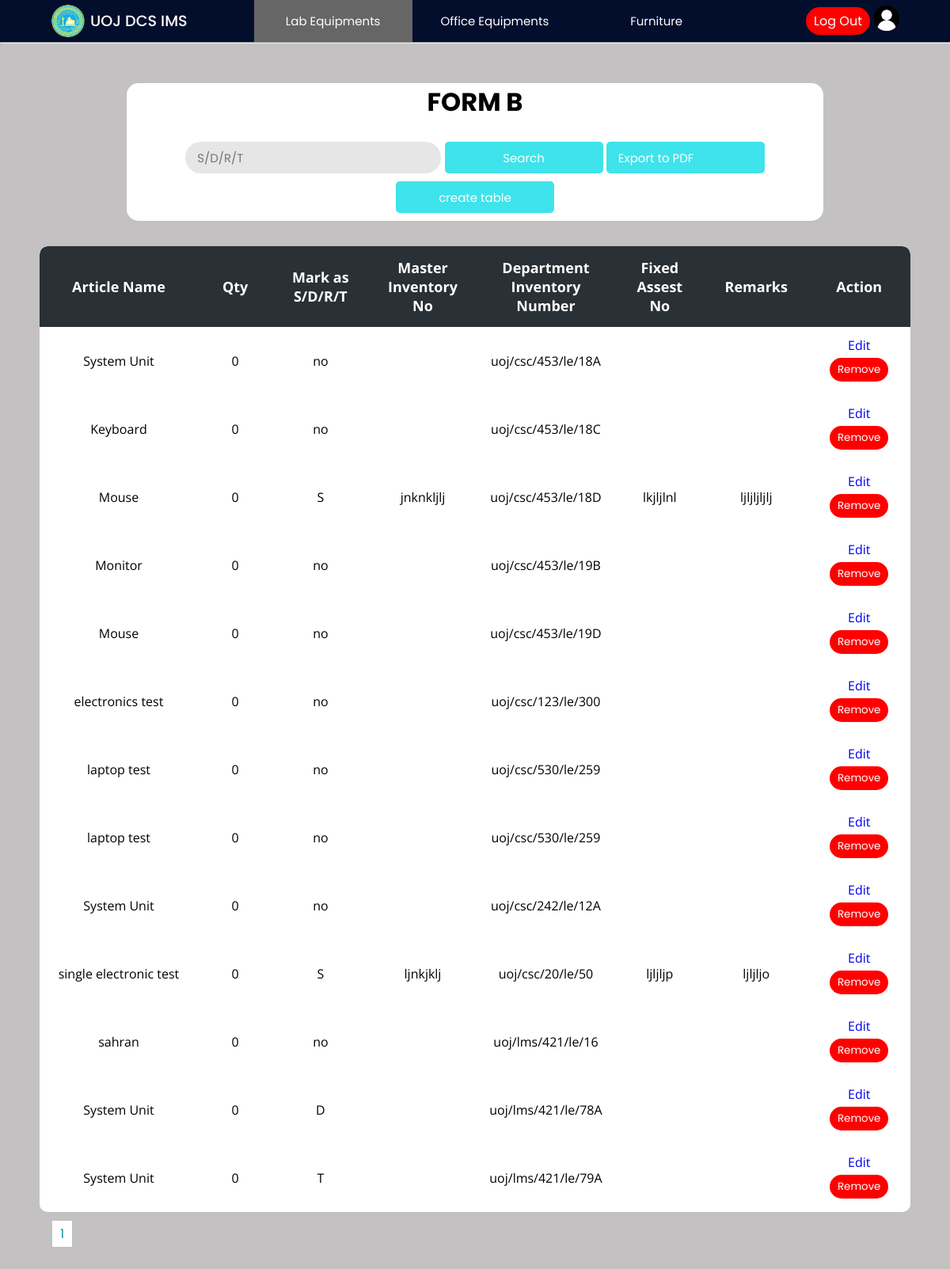
/Project/lab/labForm_B.php (signed in), run on the app's committed database.
### tables this page shows
CREATE TABLE `formb_table` (
  `article` varchar(200) NOT NULL,
  `quantity` int(11) NOT NULL,
  `sdrt` varchar(3) NOT NULL,
  `master_inventory_no` varchar(50) NOT NULL,
  `dept_Inventory_no` varchar(50) NOT NULL,
  `fixed_asset_no` varchar(50) NOT NULL,
  `remarks` varchar(200) NOT NULL
);

### Project/lab/labForm_B.php (the view, shortened to what this page needs)
<?php
include("../config/connection.php");
$rowsPerPage = 10;
$totalRows = mysqli_num_rows(mysqli_query($con, "SELECT * FROM invoice"));
$totalPages = ceil($totalRows / $rowsPerPage);
if (isset($_GET['search'])) {
    $sdrt = $_GET['sdrt'];
    if (!empty($sdrt)) {
        $queryinvoice = "SELECT * FROM formb_table WHERE sdrt='$sdrt'";
    } else {
        $queryinvoice = "SELECT * FROM formb_table";
    }
    $resultinvoice = mysqli_query($con, $queryinvoice);
} else {
    $queryinvoice = "SELECT * FROM formb_table";
}
?>
<!DOCTYPE html>
<html lang="en">
<head>
    <link rel="stylesheet" href="../css/lab.css">
    <link rel="stylesheet" href="../css/main.css">
</head>
<body>
    <?php include "../header/header.php"; ?>
    <hr>
    <div class="main-container">
        <div class="container">
            <h2>FORM B</h2>
            <div>
                <form action="labForm_B.php" method="get">
                    <input type="text" placeholder="S/D/R/T" name="sdrt" value="<?php if (isset($_POST['sdrt'])) {
                                                                                    echo $_POST['sdrt'];
                                                                                } ?>" />
                    <input class="button" type="submit" name="search" value="Search" />
                    <a href="labForm_B.php?export=true&sdrt=<?php
                                                            if (isset($_GET['sdrt'])) {
                                                                echo urlencode($_GET['sdrt']);
                                                            }
                                                            ?>"><input class="button" value="Export to PDF" /></a>
                </form>
                <a href="formBTable.php"><input class="button" type="submit" name="create" value="create table" /></a>
            </div>
        </div>
        <div class="table-con">
            <table>
                <thead>
                    <tr>
                        <th>Article Name</th>
                        <th>Qty</th>
                        <th>Mark as S/D/R/T</th>
                        <th>Master Inventory No</th>
                        <th>Department Inventory Number</th>
                        <th>Fixed Assest No</th>
                        <th>Remarks</th>
                        <th>Action</th>
                    </tr>
                </thead>
                <tbody>
                    <?php
                    $resultinvoice = mysqli_query($con, $queryinvoice);
                    while ($rowinvoice = mysqli_fetch_assoc($resultinvoice)) {
                    ?>
                        <tr>
                            <td class="name"><?php echo $rowinvoice['article'] ?></td>
                            <td><?php echo $rowinvoice['quantity'] ?></td>
                            <td><?php echo $rowinvoice['sdrt'] ?></td>
                            <td><?php echo $rowinvoice['master_inventory_no'] ?></td>
                            <td><?php echo $rowinvoice['dept_Inventory_no'] ?></td>
                            <td><?php echo $rowinvoice['fixed_asset_no'] ?></td>
                            <td><?php echo $rowinvoice['remarks'] ?></td>
                            <td>
                                <a href="addDataFormB.php?dept_Inventory_no=<?php echo $rowinvoice['dept_Inventory_no'] ?>"> Edit </a>
                                <form method="post" action="actionItemFormB.php">
                                    <button class="logout" type="submit" onclick="return confirm('Are you sure to remove this record ?')">Remove</button>
                                </form>
                            </td>
                        </tr>
                    <?php
                    }
                    ?>
                </tbody>
            </table>
        </div>
        <div class="pagination" style="margin:15px;">
            <?php
            for ($i = 1; $i <= $totalPages; $i++) {
                echo '<a href="?page=' . $i . '" style="margin:1px;background-color: #fff; color: #1690A7; border: none; padding: 5px 10px; cursor: pointer; width:5px;">' . $i . '</a>';
            }
            ?>
        </div>
    </div>
</body>
</html>

### Project/css/lab.css (style rules this page uses)
.main-container { padding: 50px; min-height: 100vh; height: fit-content; background: rgb(195, 193, 193); }
.container { text-align: center; background-color: white; border-radius: 15px; width: 80%; margin: auto; margin-bottom: 2rem; padding: 0 0 10px 0; }
h2 { font-size: 2rem; margin-bottom: 1rem; font-family: 'Poppins', sans-serif; }
.button { background: #3ee3eb; color: white; cursor: pointer; height: 40px; border-radius: 5px; padding: 0 15px 0 15px; border: none; font-family: 'Poppins', sans-serif; width: 200px; margin-top: 10px; }
table { border-collapse: collapse; border-radius: 10px; overflow: hidden; max-width: 100%; margin: 0 auto; position: relative; }
.table-con { border-collapse: collapse; background: #fff; border-radius: 10px; margin: auto; position: relative; font-family: 'Open Sans'; text-align: center; background: #fff; overflow: auto; }
.table-con td.name { max-width: 200px; word-wrap: break-word; min-width: 200px; }
th { width: 200px; font-size: 18px; background: #293036; color: white; padding: 15px; }
td { padding: 12px; }
input { font-size: 15px; color: #666; background: #e6e6e6; height: 40px; border-radius: 20px; padding: 0 15px 0 15px; border: none; font-family: 'Poppins', sans-serif; }
.logout { margin: 5px; background-color: #ff0000; color: #ffffff; border: none; padding: 5px 10px; cursor: pointer; }

### Project/css/main.css (style rules this page uses)
* { margin: 0; padding: 0; text-decoration: none; box-sizing: border-box; }
:root { --bg-gradient: linear-gradient(-135deg, #01064a, #21acc2); --bg-gray: #e6e6e6; --text-color: #666; --inp-color: #57b846; }
body { font-family: 'Poppins', sans-serif; }

### Project/css/header.css (style rules this page uses)
* { margin: 0; padding: 0; text-decoration: none; box-sizing: border-box; }
:root { background: linear-gradient(-135deg, #01064a, #21acc2); --bg-gray: #e6e6e6; --text-color: #666; --inp-color: #57b846; }
body { font-family: 'Poppins', sans-serif; }
button { border: none; padding: 3px 4px; border-radius: 3px; font-family: 'Poppins', sans-serif; margin-right: 10px; }
.logout { margin: 5px; background-color: #ff0000; color: #ffffff; border: none; padding: 5px 10px; cursor: pointer; border-radius: 20cqb; }

### data on the page
formb_table: article "System Unit", quantity "0", sdrt "no", dept_Inventory_no "uoj/csc/453/le/18A"
formb_table: article "Keyboard", quantity "0", sdrt "no", dept_Inventory_no "uoj/csc/453/le/18C"
formb_table: article "Mouse", quantity "0", sdrt "S", master_inventory_no "jnknkljlj", dept_Inventory_no "uoj/csc/453/le/18D", fixed_asset_no "lkjljlnl", remarks "ljljljljlj"
formb_table: article "Monitor", quantity "0", sdrt "no", dept_Inventory_no "uoj/csc/453/le/19B"
formb_table: article "Mouse", quantity "0", sdrt "no", dept_Inventory_no "uoj/csc/453/le/19D"
formb_table: article "electronics test", quantity "0", sdrt "no", dept_Inventory_no "uoj/csc/123/le/300"
formb_table: article "laptop test", quantity "0", sdrt "no", dept_Inventory_no "uoj/csc/530/le/259"
formb_table: article "laptop test", quantity "0", sdrt "no", dept_Inventory_no "uoj/csc/530/le/259"
formb_table: article "System Unit", quantity "0", sdrt "no", dept_Inventory_no "uoj/csc/242/le/12A"
formb_table: article "single electronic test", quantity "0", sdrt "S", master_inventory_no "ljnkjklj", dept_Inventory_no "uoj/csc/20/le/50", fixed_asset_no "ljljljp", remarks "ljljljo"
formb_table: article "sahran", quantity "0", sdrt "no", dept_Inventory_no "uoj/lms/421/le/16"
formb_table: article "System Unit", quantity "0", sdrt "D", dept_Inventory_no "uoj/lms/421/le/78A"
formb_table: article "System Unit", quantity "0", sdrt "T", dept_Inventory_no "uoj/lms/421/le/79A"
